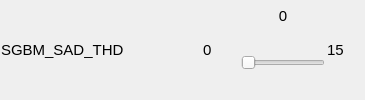
       <widget class="QWidget" name="widget_slider_02" native="true">
        <layout class="QHBoxLayout" name="horizontalLayout_7" stretch="1,3">
         <property name="spacing">
          <number>1</number>
         </property>
         <property name="leftMargin">
          <number>1</number>
         </property>
         <property name="topMargin">
          <number>1</number>
         </property>
         <property name="rightMargin">
          <number>1</number>
         </property>
         <property name="bottomMargin">
          <number>1</number>
         </property>
         <item>
          <widget class="QLabel" name="label_SGBM_SAD_THD">
           <property name="minimumSize">
            <size>
             <width>200</width>
             <height>0</height>
            </size>
           </property>
           <property name="font">
            <font>
             <pointsize>11</pointsize>
            </font>
           </property>
           <property name="text">
            <string>SGBM_SAD_THD</string>
           </property>
          </widget>
         </item>
         <item>
          <widget class="QWidget" name="widget_3" native="true">
           <property name="font">
            <font>
             <pointsize>1</pointsize>
            </font>
           </property>
           <layout class="QHBoxLayout" name="horizontalLayout_13">
            <property name="spacing">
             <number>1</number>
            </property>
            <property name="leftMargin">
             <number>1</number>
            </property>
            <property name="topMargin">
             <number>1</number>
            </property>
            <property name="rightMargin">
             <number>1</number>
            </property>
            <property name="bottomMargin">
             <number>1</number>
            </property>
            <item>
             <widget class="QLabel" name="label_SGBM_SAD_THD_Min">
              <property name="minimumSize">
               <size>
                <width>36</width>
                <height>20</height>
               </size>
              </property>
              <property name="maximumSize">
               <size>
                <width>36</width>
                <height>20</height>
               </size>
              </property>
              <property name="font">
               <font>
                <pointsize>11</pointsize>
               </font>
              </property>
              <property name="text">
               <string>0</string>
              </property>
             </widget>
            </item>
            <item>
             <widget class="QWidget" name="widget_9" native="true">
              <property name="layoutDirection">
               <enum>Qt::LeftToRight</enum>
              </property>
              <layout class="QVBoxLayout" name="verticalLayout_3">
               <property name="spacing">
                <number>1</number>
               </property>
               <property name="leftMargin">
                <number>1</number>
               </property>
               <property name="topMargin">
                <number>1</number>
               </property>
               <property name="rightMargin">
                <number>1</number>
               </property>
               <property name="bottomMargin">
                <number>1</number>
               </property>
               <item>
                <widget class="QWidget" name="widget_10" native="true">
                 <property name="minimumSize">
                  <size>
                   <width>0</width>
                   <height>24</height>
                  </size>
                 </property>
                 <property name="maximumSize">
                  <size>
                   <width>16777215</width>
                   <height>24</height>
                  </size>
                 </property>
                 <layout class="QHBoxLayout" name="horizontalLayout_14">
                  <property name="spacing">
                   <number>1</number>
                  </property>
                  <property name="leftMargin">
                   <number>1</number>
                  </property>
                  <property name="topMargin">
                   <number>1</number>
                  </property>
                  <property name="rightMargin">
                   <number>1</number>
                  </property>
                  <property name="bottomMargin">
                   <number>1</number>
                  </property>
                  <item>
                   <widget class="QLabel" name="label_SGBM_SAD_THD_Current">
                    <property name="minimumSize">
                     <size>
                      <width>0</width>
                      <height>24</height>
                     </size>
                    </property>
                    <property name="maximumSize">
                     <size>
                      <width>16777215</width>
                      <height>24</height>
                     </size>
                    </property>
                    <property name="font">
                     <font>
                      <pointsize>11</pointsize>
                     </font>
                    </property>
                    <property name="text">
                     <string>0</string>
                    </property>
                    <property name="alignment">
                     <set>Qt::AlignCenter</set>
                    </property>
                   </widget>
                  </item>
                 </layout>
                </widget>
               </item>
               <item>
                <widget class="QSlider" name="Slider_SGBM_SAD_THD">
                 <property name="enabled">
                  <bool>false</bool>
                 </property>
                 <property name="sizePolicy">
                  <sizepolicy hsizetype="Expanding" vsizetype="Preferred">
                   <horstretch>0</horstretch>
                   <verstretch>3</verstretch>
                  </sizepolicy>
                 </property>
                 <property name="minimumSize">
                  <size>
                   <width>0</width>
                   <height>24</height>
                  </size>
                 </property>
                 <property name="pageStep">
                  <number>1</number>
                 </property>
                 <property name="value">
                  <number>0</number>
                 </property>
                 <property name="orientation">
                  <enum>Qt::Horizontal</enum>
                 </property>
                </widget>
               </item>
              </layout>
             </widget>
            </item>
            <item>
             <widget class="QLabel" name="label_SGBM_SAD_THD_Max">
              <property name="minimumSize">
               <size>
                <width>36</width>
                <height>24</height>
               </size>
              </property>
              <property name="maximumSize">
               <size>
                <width>36</width>
                <height>24</height>
               </size>
              </property>
              <property name="font">
               <font>
                <pointsize>11</pointsize>
               </font>
              </property>
              <property name="text">
               <string>15</string>
              </property>
             </widget>
            </item>
           </layout>
          </widget>
         </item>
        </layout>
       </widget>
